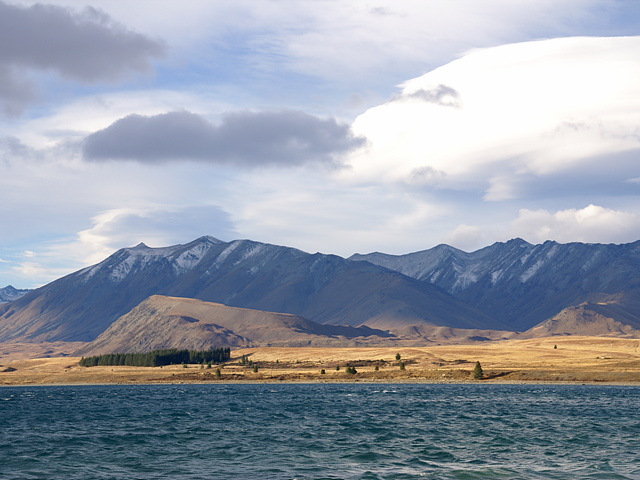
//> input picture openCV_10/openCV_10/tekapo.bmp, 640 x 480 px
$ ./main   (built with g++ and OpenCV 4)
//> lines starting //> are read from the running program, lines starting //| are printed output that depends on the picture
//
//  main.cpp
//  openCV_10
//
//  Created by Daeyeong Park on 3/19/24.
//

#include <iostream>
#include "opencv2/opencv.hpp"

using namespace std;
using namespace cv;

void affine_transform();
void affine_translation();
void affine_shear();
void affine_scale();
void affine_rotation();
void affine_flip();

int main() {
    affine_transform();
    affine_translation();
    affine_shear();
    affine_scale();
    affine_rotation();
    affine_flip();

    return 0;
}

void affine_transform() {
    Mat src = imread("/Users/park/Desktop/XCodeFolder/imageProcessing/openCV_10/openCV_10/tekapo.bmp");
//> src is the input picture: 480 rows x 640 cols, CV_8UC3; mean B, G, R 169.8, 157.4, 149.7

    if (src.empty()) {
        cerr << "Image load failed!" << endl;

        return;
    }

    Point2f srcPts[3], dstPts[3];
    srcPts[0] = Point2f(0, 0);
    srcPts[1] = Point2f(src.cols - 1, 0);
    srcPts[2] = Point2f(src.cols - 1, src.rows - 1);
    dstPts[0] = Point2f(50, 50);
    dstPts[1] = Point2f(src.cols - 100, 100);
    dstPts[2] = Point2f(src.cols - 100, src.rows - 100);

    Mat M = getAffineTransform(srcPts, dstPts);
//> M = [[0.767, 0, 50], [0.0782, 0.585, 50]]
    // 어파인 변환 행렬 추출

    Mat dst;
    warpAffine(src, dst, M, Size());
    // 어파일 변환 결과 영상

    vector<Point2f> src1 = { Point2f(100, 20), Point2f(200, 50)};
    vector<Point2f> dst1;

    transform(src1, dst1, M);
    // 일정 좌표의 어파인 변환 행렬의 결과 좌표

    cout << src1 << " -> " << dst1 << endl;
//| [100, 20;
//|  200, 50] -> [126.68232, 69.515747;
//|  203.36464, 94.877014]

    imshow("src", src);
    imshow("dst", dst);

    waitKey();

    destroyAllWindows();
}

void affine_translation() {
    Mat src = imread("/Users/park/Desktop/XCodeFolder/imageProcessing/openCV_10/openCV_10/tekapo.bmp");

    if (src.empty()) {
        cerr << "Image load failed!" << endl;

        return;
    }

    Mat M = Mat_<double>({2, 3}, {1, 0, 150, 0, 1, 100});

    Mat dst;
    warpAffine(src, dst, M, Size());

    imshow("src", src);
    imshow("dst", dst);

    waitKey();

    destroyAllWindows();
}
void affine_shear() {
    Mat src = imread("/Users/park/Desktop/XCodeFolder/imageProcessing/openCV_10/openCV_10/tekapo.bmp");

    if (src.empty()) {
        cerr << "Image load failed!" << endl;

        return;
    }

    double mx = 0.3;
    Mat M = Mat_<double>({2, 3}, {1, mx, 0, 0, 1, 0});

    Mat dst;
    warpAffine(src, dst, M, Size(cvRound(src.cols + src.rows * mx), src.rows));
//> dst: 480 rows x 784 cols, CV_8UC3

    imshow("src", src);
    imshow("dst", dst);

    waitKey();

    destroyAllWindows();
}

void affine_scale() {
    Mat src = imread("/Users/park/Desktop/XCodeFolder/imageProcessing/openCV_10/openCV_10/roseC.bmp");
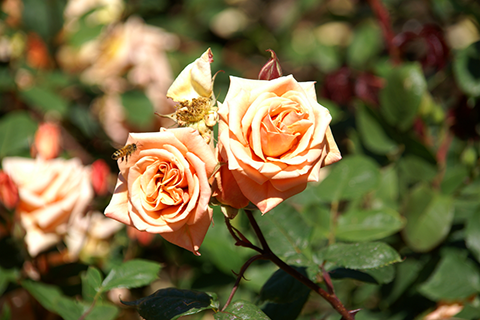
//> input picture openCV_10/openCV_10/roseC.bmp, 480 x 320 px
//> src is the input picture: 320 rows x 480 cols, CV_8UC3; mean B, G, R 63.1, 103.6, 116.2

    if (src.empty()) {
        cerr << "Image load failed!" << endl;
        return;
    }

    Mat dst1, dst2, dst3, dst4;
    resize(src, dst1, Size(), 4, 4, INTER_NEAREST);
    resize(src, dst2, Size(1920, 1280));
    resize(src, dst3, Size(1920, 1280), 0, 0, INTER_CUBIC);
    resize(src, dst4, Size(1920, 1280), 0, 0, INTER_LANCZOS4);

    imshow("src", src);
    imshow("dst1", dst1(Rect(400, 500, 400, 400)));
    imshow("dst2", dst2(Rect(400, 500, 400, 400)));
    imshow("dst3", dst3(Rect(400, 500, 400, 400)));
    imshow("dst4", dst4(Rect(400, 500, 400, 400)));
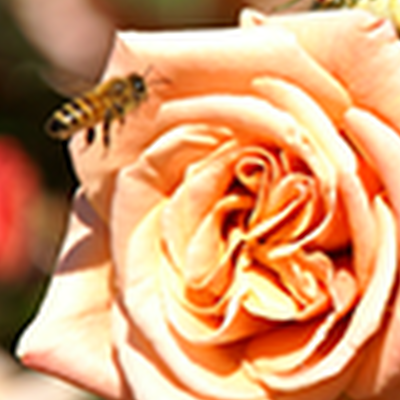
//> window 'dst4': 400 rows x 400 cols, CV_8UC3; mean B, G, R 110.4, 154.6, 212.5

    waitKey();
    destroyAllWindows();
}

void affine_rotation() {
    Mat src = imread("/Users/park/Desktop/XCodeFolder/imageProcessing/openCV_10/openCV_10/tekapo.bmp");

    if (src.empty()) {
        cerr << "Image load failed!" << endl;
        return;
    }

    Point2f cp(src.cols / 2.f, src.rows / 2.f);
//> cp = Point(320, 240)
    Mat M = getRotationMatrix2D(cp, 20, 1);

    Mat dst;
    warpAffine(src, dst, M, Size());
//> dst: 480 rows x 640 cols, CV_8UC3

    Mat dst1;
    rotate(src, dst1, ROTATE_90_CLOCKWISE);
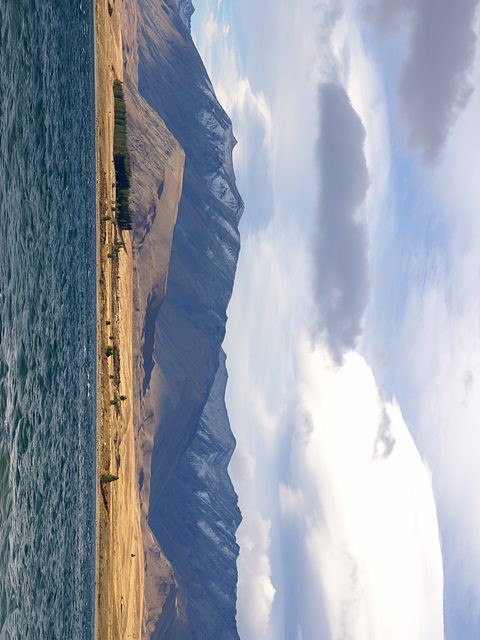
//> dst1: 640 rows x 480 cols, CV_8UC3; mean B, G, R 169.8, 157.4, 149.7

    imshow("src", src);
    imshow("dst", dst);
    imshow("dst1", dst1);

    waitKey();
    destroyAllWindows();
}

void affine_flip() {
    Mat src = imread("/Users/park/Desktop/XCodeFolder/imageProcessing/openCV_10/openCV_10/eastsea.bmp");
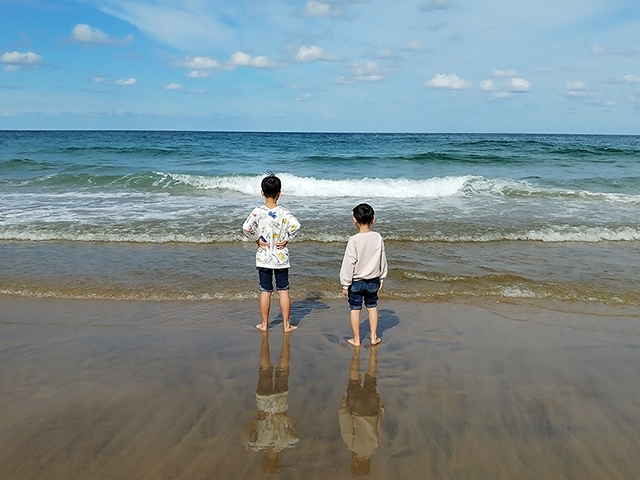
//> input picture openCV_10/openCV_10/eastsea.bmp, 640 x 480 px
//> src is the input picture: 480 rows x 640 cols, CV_8UC3; mean B, G, R 143.2, 138.9, 122.3

    if (src.empty()) {
        cerr << "Image load failed!" << endl;
        return;
    }

    imshow("src", src);

    Mat dst;
    int flipCode[] = { 1, 0, -1 };
    for (int i = 0; i < 3; i++) {
        flip(src, dst, flipCode[i]);

        std::string desc = "flipCode: " + to_string(flipCode[i]);
        putText(dst, desc, Point(10, 30), FONT_HERSHEY_SIMPLEX, 1.0, Scalar(255, 0, 0), 1, LINE_AA);

        imshow("dst", dst);
        waitKey();
    }
//> this loop made 3 passes
//> pass 1, in affine_flip, `putText(dst, desc, Point(10, 30), FONT_HERSHEY_SIMPLEX, 1.0, Scalar(25..`:
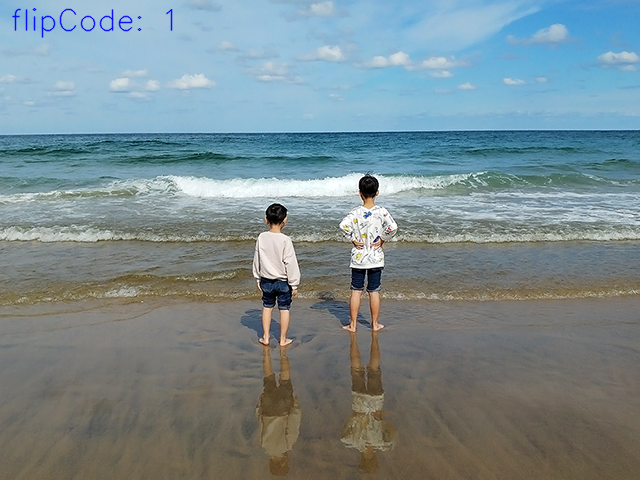
//> dst: 480 rows x 640 cols, CV_8UC3; mean B, G, R 143.3, 138.7, 122.1
//> pass 2, in affine_flip, `putText(dst, desc, Point(10, 30), FONT_HERSHEY_SIMPLEX, 1.0, Scalar(25..`:
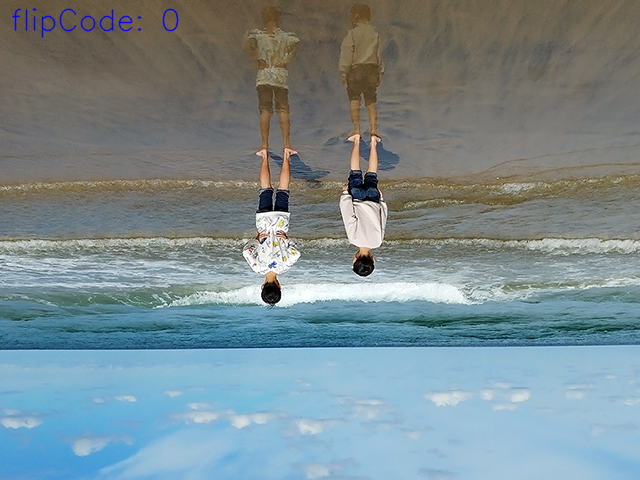
//> dst: 480 rows x 640 cols, CV_8UC3; mean B, G, R 143.5, 138.8, 122.1
//> after the loop:
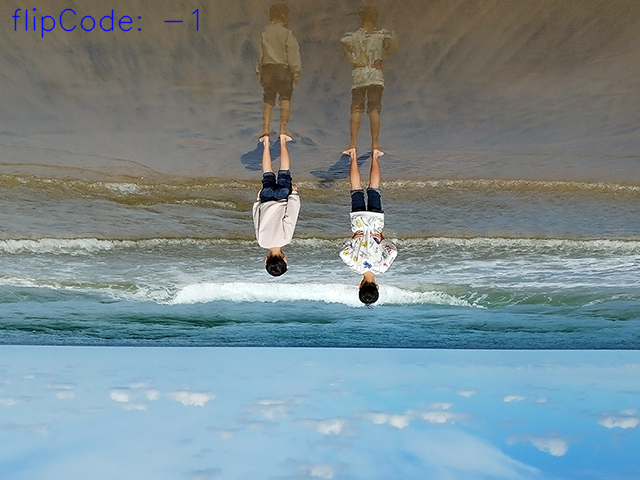
//> dst: 480 rows x 640 cols, CV_8UC3; mean B, G, R 143.5, 138.8, 122.1

    destroyAllWindows();
}
